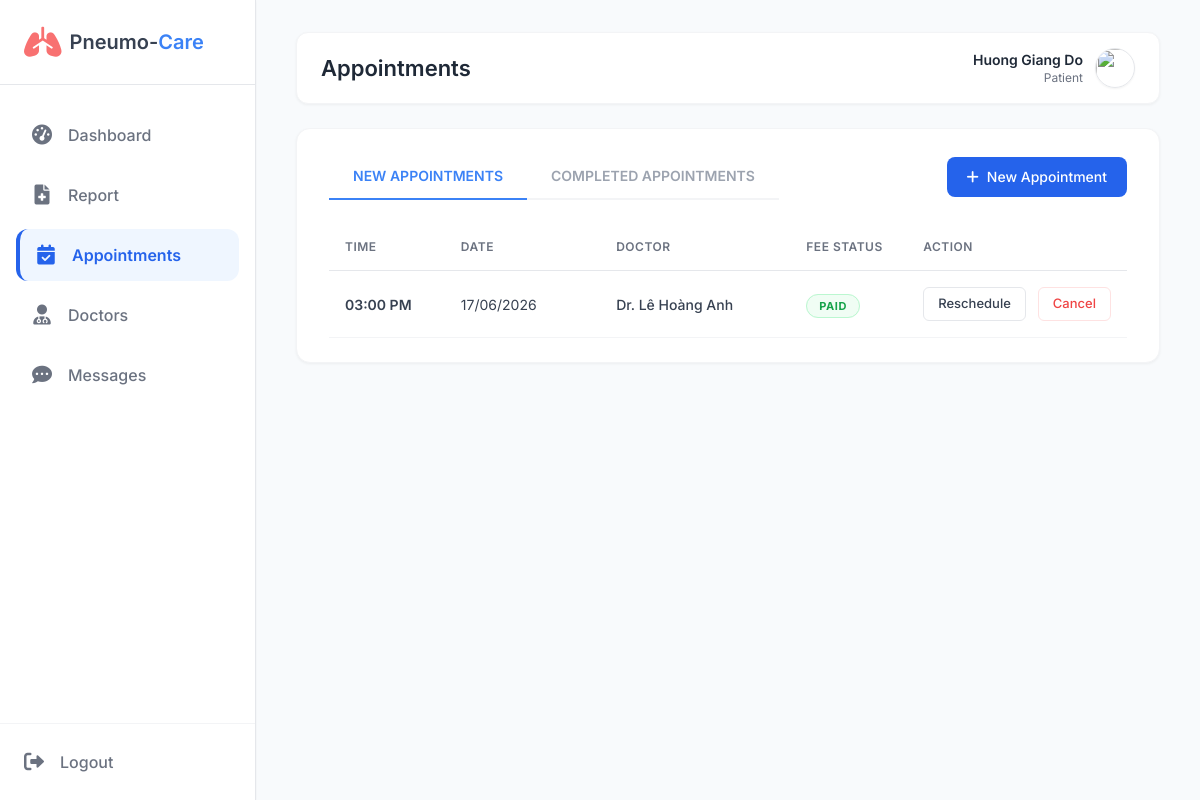
The page /pneumocare/pat_appointments.php (signed in) on the database its author committed.
### tables this page shows
CREATE TABLE `Appointments` (
  `appointment_id` int(11) NOT NULL,
  `patient_id` int(11) DEFAULT NULL,
  `doctor_id` int(11) DEFAULT NULL,
  `appointment_date` date NOT NULL,
  `appointment_time` time NOT NULL,
  `patient_symptoms_note` text DEFAULT NULL,
  `status` enum('Scheduled','In Progress','Completed','Cancelled','No-Show') DEFAULT 'Scheduled',
  `fee_status` enum('Paid','Unpaid') DEFAULT 'Unpaid',
  `payment_method` enum('Tiền mặt','Chuyển khoản') DEFAULT NULL,
  `created_at` timestamp NOT NULL DEFAULT current_timestamp(),
  `patient_notes` text DEFAULT NULL,
  `ai_prediction_label` varchar(50) DEFAULT NULL,
  `ai_confidence_score` decimal(5,2) DEFAULT NULL,
  `treatment_plan` text DEFAULT NULL
);

CREATE TABLE `Users` (
  `user_id` int(11) NOT NULL,
  `email` varchar(100) NOT NULL,
  `password_hash` varchar(255) NOT NULL,
  `full_name` varchar(100) NOT NULL,
  `role` enum('Admin','Doctor','Patient') NOT NULL,
  `avatar_url` text DEFAULT NULL,
  `is_active` tinyint(1) DEFAULT 1,
  `created_at` timestamp NOT NULL DEFAULT current_timestamp()
);

### pneumocare/pat_appointments.php (the view, shortened to what this page needs)
<?php
require 'db.php';
$patientId = $_SESSION['user_id'];
$patientName = $_SESSION['name'];
$patientAvatar = (!empty($_SESSION['avatar']) && $_SESSION['avatar'] != 'default.png') ? $_SESSION['avatar'] : 'img/default_patient.png';
$appointments = [];
try {
    $stmt = $pdo->prepare("
        SELECT a.*, u_d.full_name as doctor_name
        FROM Appointments a
        JOIN Users u_d ON a.doctor_id = u_d.user_id
        WHERE a.patient_id = ? AND a.status IN ('Scheduled', 'In Progress')
        ORDER BY a.appointment_date ASC, a.appointment_time ASC
    ");
    $stmt->execute([$patientId]);
    $appointments = $stmt->fetchAll();
} catch (PDOException $e) { $msg = "Error: " . $e->getMessage(); }
?>
<!DOCTYPE html>
<html lang="vi">
<head>
    <script src="https://cdn.tailwindcss.com"></script>
    <link href="https://cdnjs.cloudflare.com/ajax/libs/font-awesome/6.0.0/css/all.min.css" rel="stylesheet">
</head>
<body class="flex h-screen overflow-hidden">
<div class="flex w-full h-full relative">
    <aside class="w-64 bg-white border-r border-gray-200 flex flex-col h-full flex-shrink-0 z-10 shadow-sm">
        <div class="flex items-center gap-2 p-6 border-b">
            <i class="fa-solid fa-lungs text-3xl text-red-400"></i>
            <h1 class="text-xl font-semibold text-gray-700">Pneumo-<span class="text-blue-500">Care</span></h1>
        </div>
        <nav class="flex-1 px-4 py-6 space-y-2 overflow-y-auto">
            <a href="pat_dashboard.php" class="flex items-center gap-4 px-4 py-3 text-gray-500 hover:bg-gray-50 hover:text-gray-800 rounded-xl transition-colors font-medium">
                <i class="fa-solid fa-gauge-high w-5 text-center text-xl"></i><span>Dashboard</span>
            </a>
            <a href="pat_report.php" class="flex items-center gap-4 px-4 py-3 text-gray-500 hover:bg-gray-50 hover:text-gray-800 rounded-xl transition-colors font-medium">
                <i class="fa-solid fa-file-medical w-5 text-center text-xl"></i><span>Report</span>
            </a>
            <a href="pat_appointments.php" class="sidebar-active flex items-center gap-4 px-4 py-3 rounded-xl font-semibold transition-colors">
                <i class="fa-solid fa-calendar-check w-5 text-center text-xl"></i><span>Appointments</span>
            </a>
            <a href="pat_doctors.php" class="flex items-center gap-4 px-4 py-3 text-gray-500 hover:bg-gray-50 hover:text-gray-800 rounded-xl transition-colors font-medium">
                <i class="fa-solid fa-user-doctor w-5 text-center text-xl"></i><span>Doctors</span>
            </a>
            <a href="pat_messages.php" class="flex items-center gap-4 px-4 py-3 text-gray-500 hover:bg-gray-50 hover:text-gray-800 rounded-xl transition-colors font-medium">
                <i class="fa-solid fa-comment-dots w-5 text-center text-xl"></i><span>Messages</span>
            </a>
        </nav>
        <div class="p-6 border-t mt-auto border-gray-100">
            <a href="logout.php" class="flex items-center gap-4 text-gray-500 hover:text-red-500 transition-colors font-medium">
                <i class="fa-solid fa-right-from-bracket text-xl"></i><span>Logout</span>
            </a>
        </div>
    </aside>
    <main class="main-content">
        <div class="topbar-wrapper">
            <header class="topbar">
                <h1>Appointments</h1>
                <div class="flex items-center gap-6">
                    <div class="flex items-center gap-3"><div class="text-right"><p class="text-sm font-semibold"><?php echo htmlspecialchars($patientName); ?></p><p class="text-xs text-gray-500">Patient</p></div><img src="<?php echo $patientAvatar; ?>" class="w-10 h-10 rounded-full border border-gray-200 shadow-sm object-cover"></div>
                </div>
            </header>
        </div>
        <div class="content-area">
            <div class="table-card">
                <div class="flex justify-between items-center mb-6">
                    <div class="flex border-b-2 border-gray-100">
                        <a class="tab-link active" href="pat_appointments.php">NEW APPOINTMENTS</a>
                        <a class="tab-link" href="pat_appointments_history.php">COMPLETED APPOINTMENTS</a>
                    </div>
                    <button class="bg-blue-600 text-white px-5 py-2.5 rounded-lg text-sm font-medium flex items-center gap-2" onclick="location.href='pat_book_step1.php'"><i class="fa-solid fa-plus"></i> New Appointment</button>
                </div>
                <table class="data-table">
                    <thead><tr><th class="w-[15%]">Time</th><th class="w-[20%]">Date</th><th class="w-[25%]">Doctor</th><th class="w-[15%]">Fee Status</th><th class="w-[25%]">Action</th></tr></thead>
                    <tbody>
                    <?php if(empty($appointments)): ?>
                        <tr><td colspan="5" class="text-center py-10 text-gray-400 italic">No upcoming appointments.</td></tr>
                    <?php else: ?>
                        <?php foreach($appointments as $appt): ?>
                        <tr>
                            <td class="font-semibold text-gray-800"><?php echo date('h:i A', strtotime($appt['appointment_time'])); ?></td>
                            <td><?php echo date('d/m/Y', strtotime($appt['appointment_date'])); ?></td>
                            <td class="font-medium text-gray-700">Dr. <?php echo htmlspecialchars($appt['doctor_name']); ?></td>
                            <td>
                                <?php if($appt['fee_status'] == 'Unpaid'): ?>
                                    <span class="bg-yellow-50 text-yellow-600 border border-yellow-200 px-3 py-1 rounded-full text-[11px] font-bold uppercase tracking-wider">Unpaid</span>
                                <?php else: ?>
                                    <span class="bg-green-50 text-green-600 border border-green-200 px-3 py-1 rounded-full text-[11px] font-bold uppercase tracking-wider">Paid</span>
                                <?php endif; ?>
                            </td>
                            <td class="flex items-center gap-3">
                                <?php if($appt['status'] == 'Scheduled'): ?>
                                    <a href="?reschedule_id=<?php echo $appt['appointment_id']; ?>" class="btn-reschedule">Reschedule</a>
                                    <a href="?cancel_id=<?php echo $appt['appointment_id']; ?>" onclick="return confirm('Are you sure you want to cancel?')" class="btn-cancel">Cancel</a>
                                <?php endif; ?>
                            </td>
                        </tr>
                        <?php endforeach; ?>
                    <?php endif; ?>
                    </tbody>
                </table>
            </div>
        </div>
    </main>
</div>
</body>
</html>

### pneumocare/pat_appointments.php (style rules this page uses)
* { margin: 0; padding: 0; box-sizing: border-box; }
body { font-family: 'Inter', sans-serif; background-color: #f8fafc; color: #1f2937; }
.main-content { flex: 1; display: flex; flex-direction: column; overflow: hidden; }
.topbar-wrapper { padding: 32px 40px 0 40px; }
.topbar { height: 72px; background: #ffffff; border: 1px solid #f3f4f6; display: flex; align-items: center; justify-content: space-between; padding: 0 24px; border-radius: 12px; box-shadow: 0 1px 3px rgba(0,0,0,0.05); margin-bottom: 24px; }
.topbar h1 { font-size: 22px; font-weight: 600; color: #1f2937; margin: 0; }
.content-area { padding: 0 40px 40px 40px; flex: 1; overflow-y: auto; }
.table-card { background: #fff; border-radius: 14px; padding: 24px 32px; border: 1px solid #f3f4f6; box-shadow: 0 1px 3px rgba(0,0,0,0.05); }
.tab-link { padding: 12px 24px; font-size: 14px; font-weight: 600; color: #9ca3af; text-decoration: none; border-bottom: 2px solid transparent; margin-bottom: -2px; transition: 0.2s; }
.tab-link.active { color: #3b82f6; border-bottom-color: #3b82f6; }
.data-table { width: 100%; border-collapse: collapse; }
.data-table th { font-size: 12px; color: #6b7280; font-weight: 600; padding: 14px 16px; border-bottom: 1px solid #e5e7eb; text-align: left; text-transform: uppercase; letter-spacing: 0.5px; }
.data-table td { padding: 16px 16px; font-size: 14px; border-bottom: 1px solid #f3f4f6; color: #374151; }
.btn-reschedule { border: 1px solid #e5e7eb; color: #374151; font-size: 13px; font-weight: 500; padding: 6px 14px; border-radius: 6px; transition: 0.2s; text-decoration: none; }
.btn-cancel { border: 1px solid #fee2e2; color: #ef4444; font-size: 13px; font-weight: 500; padding: 6px 14px; border-radius: 6px; transition: 0.2s; text-decoration: none; }
.sidebar-active { background-color: #eff6ff; color: #2563eb; border-left: 4px solid #2563eb; font-weight: 600; }

### rows shown on the page
appointments: appointment_time "03:00 PM", appointment_date "17/06/2026", users.full_name "Lê Hoàng Anh", fee_status "PAID"

### other values the page prints
$patientName "Huong Giang Do"
